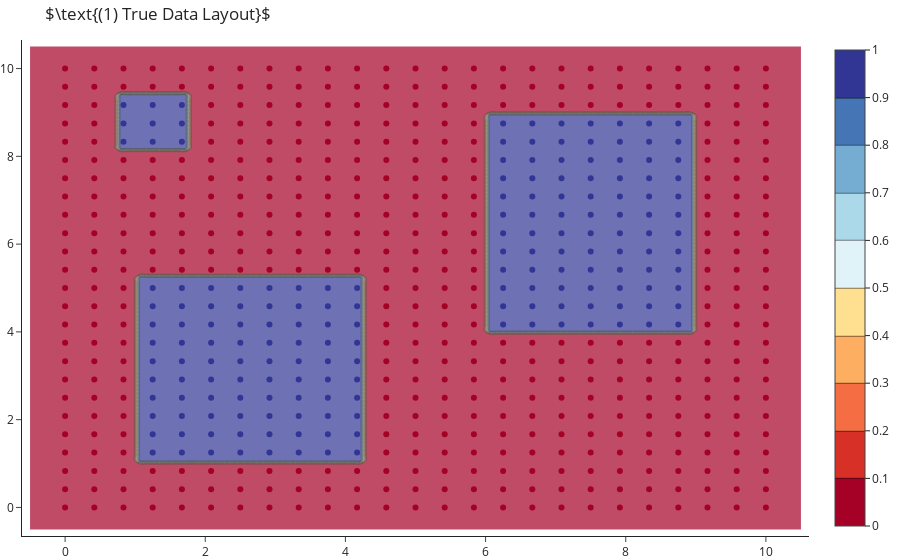

Notebook code cell kept with this figure:
### Markdown cell above
## Data Generation

For the purpose of this lab, let us define $\mathbb{R}^2$ the feature space where a the class of a data-point is $1$ if it is in one of three rectangles. Otherside it has a class of $0$. To form the different datasets that are used below we generate a grid of points in $\mathbb{R}^2$ which are labeled by the `true_labels` function.

### Code cell
def true_labels(X):
    return np.array([1 if ((1 <= x[0] <= 4.25 and 1 <= x[1] <= 5.25)  or 
                           (6 <= x[0] <= 9 and 4 <= x[1] <= 9)  or 
                           (.75 <= x[0] <= 1.75 and 8.1 <= x[1] <= 9.4))
                     else 0 for x in X])

surface_range = [-.5,10.5], [-.5,10.5]
xx, yy = np.meshgrid(np.linspace(0, 10, 25), np.linspace(0, 10, 25))
X = np.c_[xx.ravel(), yy.ravel()]
y_ = true_labels(X)

go.Figure([decision_surface(true_labels, *surface_range), 
           go.Scatter(x = X[:, 0], y=X[:, 1], mode = 'markers', marker=dict(color=y_, colorscale=custom), showlegend=False)],
          layout=go.Layout(title=r"$\text{(1) True Data Layout}$")).show()

### Figure 1 — Plotly figure (JSON) as saved in the notebook; plotly's stock layout.template omitted (floating-point values rounded to 4 significant figures; data arrays with more than 128 entries replaced by an {"elided": "..."} marker saying what was removed)
{"data": [{"colorscale": [[0.0, "rgb(165,0,38)"], [0.1111, "rgb(215,48,39)"], [0.2222, "rgb(244,109,67)"], [0.3333, "rgb(253,174,97)"], [0.4444, "rgb(254,224,144)"], [0.5556, "rgb(224,243,248)"], [0.6667, "rgb(171,217,233)"], [0.7778, "rgb(116,173,209)"], [0.8889, "rgb(69,117,180)"], [1.0, "rgb(49,54,149)"]], "connectgaps": true, "hoverinfo": "skip", "opacity": 0.7, "reversescale": false, "showlegend": false, "showscale": true, "x": [-0.5, -0.4076, -0.3151, -0.2227, -0.1303, -0.03782, 0.05462, 0.1471, 0.2395, 0.3319, 0.4244, 0.5168, 0.6092, 0.7017, 0.7941, 0.8866, 0.979, 1.071, 1.164, 1.256, 1.349, 1.441, 1.534, 1.626, 1.718, 1.811, 1.903, 1.996, 2.088, 2.181, 2.273, 2.366, 2.458, 2.55, 2.643, 2.735, 2.828, 2.92, 3.013, 3.105, 3.197, 3.29, 3.382, 3.475, 3.567, 3.66, 3.752, 3.845, 3.937, 4.029, 4.122, 4.214, 4.307, 4.399, 4.492, 4.584, 4.676, 4.769, 4.861, 4.954, 5.046, 5.139, 5.231, 5.324, 5.416, 5.508, 5.601, 5.693, 5.786, 5.878, 5.971, 6.063, 6.155, 6.248, 6.34, 6.433, 6.525, 6.618, 6.71, 6.803, 6.895, 6.987, 7.08, 7.172, 7.265, 7.357, 7.45, 7.542, 7.634, 7.727, 7.819, 7.912, 8.004, 8.097, 8.189, 8.282, 8.374, 8.466, 8.559, 8.651, 8.744, 8.836, 8.929, 9.021, 9.113, 9.206, 9.298, 9.391, 9.483, 9.576, 9.668, 9.761, 9.853, 9.945, 10.04, 10.13, 10.22, 10.32, 10.41, 10.5], "y": [-0.5, -0.4076, -0.3151, -0.2227, -0.1303, -0.03782, 0.05462, 0.1471, 0.2395, 0.3319, 0.4244, 0.5168, 0.6092, 0.7017, 0.7941, 0.8866, 0.979, 1.071, 1.164, 1.256, 1.349, 1.441, 1.534, 1.626, 1.718, 1.811, 1.903, 1.996, 2.088, 2.181, 2.273, 2.366, 2.458, 2.55, 2.643, 2.735, 2.828, 2.92, 3.013, 3.105, 3.197, 3.29, 3.382, 3.475, 3.567, 3.66, 3.752, 3.845, 3.937, 4.029, 4.122, 4.214, 4.307, 4.399, 4.492, 4.584, 4.676, 4.769, 4.861, 4.954, 5.046, 5.139, 5.231, 5.324, 5.416, 5.508, 5.601, 5.693, 5.786, 5.878, 5.971, 6.063, 6.155, 6.248, 6.34, 6.433, 6.525, 6.618, 6.71, 6.803, 6.895, 6.987, 7.08, 7.172, 7.265, 7.357, 7.45, 7.542, 7.634, 7.727, 7.819, 7.912, 8.004, 8.097, 8.189, 8.282, 8.374, 8.466, 8.559, 8.651, 8.744, 8.836, 8.929, 9.021, 9.113, 9.206, 9.298, 9.391, 9.483, 9.576, 9.668, 9.761, 9.853, 9.945, 10.04, 10.13, 10.22, 10.32, 10.41, 10.5], "z": {"elided": "120x120 int values"}, "type": "contour"}, {"marker": {"color": {"elided": "625 int values"}, "colorscale": [[0.0, "rgb(165,0,38)"], [0.1111, "rgb(215,48,39)"], [0.2222, "rgb(244,109,67)"], [0.3333, "rgb(253,174,97)"], [0.4444, "rgb(254,224,144)"], [0.5556, "rgb(224,243,248)"], [0.6667, "rgb(171,217,233)"], [0.7778, "rgb(116,173,209)"], [0.8889, "rgb(69,117,180)"], [1.0, "rgb(49,54,149)"]]}, "mode": "markers", "showlegend": false, "x": {"elided": "625 float values"}, "y": {"elided": "625 float values"}, "type": "scatter"}], "layout": {"title": {"text": "$\\text{(1) True Data Layout}$"}}}
